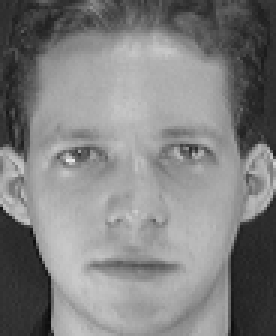
%> input picture data/att_faces/s1/1.pgm, 92 x 112 px (shown 3 times larger); its folder holds only this picture in this run
$ octave --eval "result = read_images;"   (GNU Octave 9; MATLAB toolbox functions it lacks are replaced by stand-ins)
%> lines starting %> are read from the running program, lines starting %| are printed output that depends on the picture
function [images] = read_images
% output: images: 10304x400 matrix, each column is a face image

data_dir = "../data/att_faces";

file_list = dir(fullfile(data_dir, '**', '*.pgm'));

images = zeros(400, 92*112);

for i = 1:numel(file_list)
  image = imread(fullfile(file_list(i).folder, file_list(i).name));
%> image is the input picture: size 112x92 uint8; min 11, max 234, mean 128.3
  images(i, :)  = reshape(image', 92*112, []);
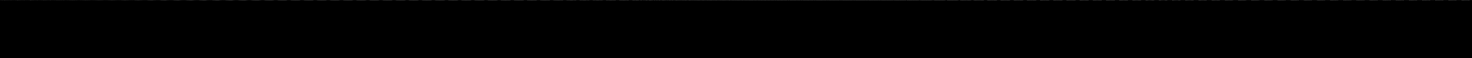
%> images: size 400x10304 double (shown at 1/7 size); min 0, max 234, mean 0.3
end
%> pass 2 of the loop in read_images, `for i = 1:numel(file_list)`:
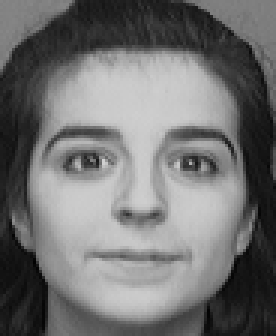
%> input picture data/att_faces/s10/10.pgm, 92 x 112 px (shown 3 times larger)
%> in read_images, image is the input picture: size 112x92 uint8; min 1, max 208, mean 113.6
%> in read_images, `images(i, :)  = reshape(image', 92*112, []);`:
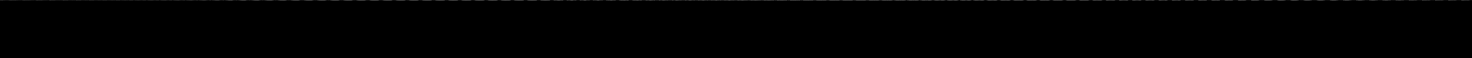
%> images: size 400x10304 double (shown at 1/7 size); min 0, max 234, mean 0.6

images = images';
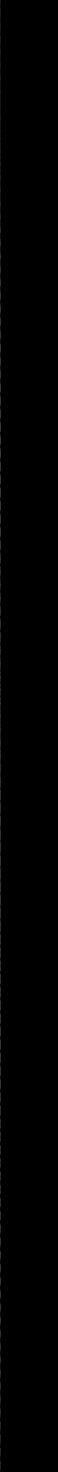
%> images: size 10304x400 double (shown at 1/7 size); min 0, max 234, mean 0.6; mean of the top-left, top-right, bottom-left and bottom-right quarters 1.1, 0, 1.3, 0
